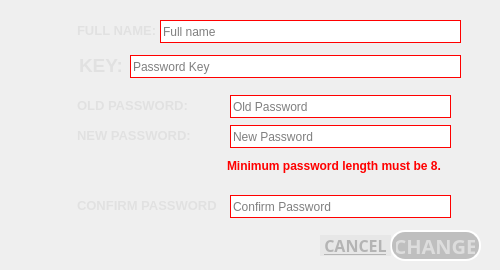
        <widget class="QWidget" name="pass">
         <widget class="QLabel" name="useless_16">
          <property name="geometry">
           <rect>
            <x>70</x>
            <y>15</y>
            <width>91</width>
            <height>31</height>
           </rect>
          </property>
          <property name="font">
           <font>
            <pointsize>10</pointsize>
            <weight>75</weight>
            <bold>true</bold>
           </font>
          </property>
          <property name="styleSheet">
           <string notr="true">color: rgb(225, 225, 225);
border: 2px solid white;
border-style: outset;
border-radius: 15px;
padding: 4px;
border: none;</string>
          </property>
          <property name="text">
           <string>FULL NAME:</string>
          </property>
          <property name="alignment">
           <set>Qt::AlignLeading|Qt::AlignLeft|Qt::AlignVCenter</set>
          </property>
         </widget>
         <widget class="QLineEdit" name="UserFullname_3">
          <property name="enabled">
           <bool>true</bool>
          </property>
          <property name="geometry">
           <rect>
            <x>160</x>
            <y>20</y>
            <width>301</width>
            <height>23</height>
           </rect>
          </property>
          <property name="styleSheet">
           <string notr="true">background-color: rgb(255, 255, 255);
border: 1px solid red;
border-top-left-radius : 0px;
border-top-right-radius : 0px; 
border-bottom-left-radius : 0px; 
border-bottom-right-radius : 0px;</string>
          </property>
          <property name="placeholderText">
           <string>Full name</string>
          </property>
         </widget>
         <widget class="QLineEdit" name="NewPass_2">
          <property name="enabled">
           <bool>false</bool>
          </property>
          <property name="geometry">
           <rect>
            <x>230</x>
            <y>125</y>
            <width>221</width>
            <height>23</height>
           </rect>
          </property>
          <property name="styleSheet">
           <string notr="true">background-color: rgb(255, 255, 255);
border: 1px solid red;
border-top-left-radius : 0px;
border-top-right-radius : 0px; 
border-bottom-left-radius : 0px; 
border-bottom-right-radius : 0px;</string>
          </property>
          <property name="echoMode">
           <enum>QLineEdit::Password</enum>
          </property>
          <property name="placeholderText">
           <string>New Password</string>
          </property>
         </widget>
         <widget class="QLabel" name="NewPassTick_3">
          <property name="geometry">
           <rect>
            <x>460</x>
            <y>125</y>
            <width>21</width>
            <height>21</height>
           </rect>
          </property>
          <property name="text">
           <string/>
          </property>
          <property name="pixmap">
           <pixmap>../Resources/tick.png</pixmap>
          </property>
          <property name="scaledContents">
           <bool>true</bool>
          </property>
         </widget>
         <widget class="QLabel" name="NewPassLabel_3">
          <property name="geometry">
           <rect>
            <x>70</x>
            <y>120</y>
            <width>151</width>
            <height>31</height>
           </rect>
          </property>
          <property name="font">
           <font>
            <pointsize>10</pointsize>
            <weight>75</weight>
            <bold>true</bold>
           </font>
          </property>
          <property name="styleSheet">
           <string notr="true">color: rgb(225, 225, 225);
border: 2px solid white;
border-style: outset;
border-radius: 15px;
padding: 4px;
border: none;</string>
          </property>
          <property name="text">
           <string>NEW PASSWORD:</string>
          </property>
          <property name="alignment">
           <set>Qt::AlignLeading|Qt::AlignLeft|Qt::AlignVCenter</set>
          </property>
         </widget>
         <widget class="QLabel" name="ConfirmPassLabel_3">
          <property name="geometry">
           <rect>
            <x>70</x>
            <y>190</y>
            <width>151</width>
            <height>31</height>
           </rect>
          </property>
          <property name="font">
           <font>
            <pointsize>10</pointsize>
            <weight>75</weight>
            <bold>true</bold>
           </font>
          </property>
          <property name="styleSheet">
           <string notr="true">color: rgb(225, 225, 225);
border: 2px solid white;
border-style: outset;
border-radius: 15px;
padding: 4px;
border: none;</string>
          </property>
          <property name="text">
           <string>CONFIRM PASSWORD:</string>
          </property>
          <property name="alignment">
           <set>Qt::AlignLeading|Qt::AlignLeft|Qt::AlignVCenter</set>
          </property>
         </widget>
         <widget class="QLabel" name="ConfirmPassTick_3">
          <property name="geometry">
           <rect>
            <x>460</x>
            <y>195</y>
            <width>21</width>
            <height>21</height>
           </rect>
          </property>
          <property name="text">
           <string/>
          </property>
          <property name="pixmap">
           <pixmap>../Resources/tick.png</pixmap>
          </property>
          <property name="scaledContents">
           <bool>true</bool>
          </property>
         </widget>
         <widget class="QLabel" name="keyTick_6">
          <property name="geometry">
           <rect>
            <x>470</x>
            <y>55</y>
            <width>21</width>
            <height>21</height>
           </rect>
          </property>
          <property name="text">
           <string/>
          </property>
          <property name="pixmap">
           <pixmap>../Resources/tick.png</pixmap>
          </property>
          <property name="scaledContents">
           <bool>true</bool>
          </property>
         </widget>
         <widget class="QLineEdit" name="PassKey_5">
          <property name="enabled">
           <bool>true</bool>
          </property>
          <property name="geometry">
           <rect>
            <x>130</x>
            <y>55</y>
            <width>331</width>
            <height>23</height>
           </rect>
          </property>
          <property name="styleSheet">
           <string notr="true">background-color: rgb(255, 255, 255);
border: 1px solid red;
border-top-left-radius : 0px;
border-top-right-radius : 0px; 
border-bottom-left-radius : 0px; 
border-bottom-right-radius : 0px;</string>
          </property>
          <property name="placeholderText">
           <string>Password Key</string>
          </property>
         </widget>
         <widget class="QLabel" name="Useless_3">
          <property name="geometry">
           <rect>
            <x>220</x>
            <y>150</y>
            <width>251</width>
            <height>31</height>
           </rect>
          </property>
          <property name="font">
           <font>
            <pointsize>9</pointsize>
            <weight>75</weight>
            <bold>true</bold>
           </font>
          </property>
          <property name="styleSheet">
           <string notr="true">color: rgb(225, 225, 225);
border: 2px solid white;
border-style: outset;
border-radius: 15px;
padding: 4px;
border: none;
color: rgb(255, 0, 0);</string>
          </property>
          <property name="text">
           <string>Minimum password length must be 8.</string>
          </property>
          <property name="alignment">
           <set>Qt::AlignLeading|Qt::AlignLeft|Qt::AlignVCenter</set>
          </property>
          <property name="wordWrap">
           <bool>true</bool>
          </property>
         </widget>
         <widget class="QLabel" name="PassKey_6">
          <property name="geometry">
           <rect>
            <x>70</x>
            <y>50</y>
            <width>61</width>
            <height>31</height>
           </rect>
          </property>
          <property name="font">
           <font>
            <pointsize>14</pointsize>
            <weight>75</weight>
            <bold>true</bold>
           </font>
          </property>
          <property name="styleSheet">
           <string notr="true">color: rgb(225, 225, 225);
border: 2px solid white;
border-style: outset;
border-radius: 15px;
padding: 4px;
border: none;</string>
          </property>
          <property name="text">
           <string>KEY:</string>
          </property>
          <property name="alignment">
           <set>Qt::AlignLeading|Qt::AlignLeft|Qt::AlignVCenter</set>
          </property>
         </widget>
         <widget class="QLineEdit" name="ConfirmPass_3">
          <property name="enabled">
           <bool>false</bool>
          </property>
          <property name="geometry">
           <rect>
            <x>230</x>
            <y>195</y>
            <width>221</width>
            <height>23</height>
           </rect>
          </property>
          <property name="styleSheet">
           <string notr="true">background-color: rgb(255, 255, 255);
border: 1px solid red;
border-top-left-radius : 0px;
border-top-right-radius : 0px; 
border-bottom-left-radius : 0px; 
border-bottom-right-radius : 0px;</string>
          </property>
          <property name="echoMode">
           <enum>QLineEdit::Password</enum>
          </property>
          <property name="placeholderText">
           <string>Confirm Password</string>
          </property>
         </widget>
         <widget class="QPushButton" name="PassChange_3">
          <property name="enabled">
           <bool>true</bool>
          </property>
          <property name="geometry">
           <rect>
            <x>390</x>
            <y>230</y>
            <width>91</width>
            <height>31</height>
           </rect>
          </property>
          <property name="font">
           <font>
            <family>Bahnschrift SemiBold</family>
            <pointsize>15</pointsize>
            <weight>75</weight>
            <bold>true</bold>
           </font>
          </property>
          <property name="cursor">
           <cursorShape>PointingHandCursor</cursorShape>
          </property>
          <property name="styleSheet">
           <string notr="true">background-color: rgba(64, 64, 64, 70);
color: rgb(221, 221, 221);
border: 2px solid white;
border-style: outset;
border-radius: 15px;
padding: 4px;</string>
          </property>
          <property name="text">
           <string>CHANGE</string>
          </property>
         </widget>
         <widget class="QLabel" name="NewPassLabel_5">
          <property name="geometry">
           <rect>
            <x>70</x>
            <y>90</y>
            <width>151</width>
            <height>31</height>
           </rect>
          </property>
          <property name="font">
           <font>
            <pointsize>10</pointsize>
            <weight>75</weight>
            <bold>true</bold>
           </font>
          </property>
          <property name="styleSheet">
           <string notr="true">color: rgb(225, 225, 225);
border: 2px solid white;
border-style: outset;
border-radius: 15px;
padding: 4px;
border: none;</string>
          </property>
          <property name="text">
           <string>OLD PASSWORD:</string>
          </property>
          <property name="alignment">
           <set>Qt::AlignLeading|Qt::AlignLeft|Qt::AlignVCenter</set>
          </property>
         </widget>
         <widget class="QLineEdit" name="NewPass_4">
          <property name="enabled">
           <bool>false</bool>
          </property>
          <property name="geometry">
           <rect>
            <x>230</x>
            <y>95</y>
            <width>221</width>
            <height>23</height>
           </rect>
          </property>
          <property name="styleSheet">
           <string notr="true">background-color: rgb(255, 255, 255);
border: 1px solid red;
border-top-left-radius : 0px;
border-top-right-radius : 0px; 
border-bottom-left-radius : 0px; 
border-bottom-right-radius : 0px;</string>
          </property>
          <property name="text">
           <string/>
          </property>
          <property name="echoMode">
           <enum>QLineEdit::Password</enum>
          </property>
          <property name="placeholderText">
           <string>Old Password</string>
          </property>
         </widget>
         <widget class="QPushButton" name="ChangePassCancel">
          <property name="geometry">
           <rect>
            <x>320</x>
            <y>235</y>
            <width>71</width>
            <height>21</height>
           </rect>
          </property>
          <property name="font">
           <font>
            <family>Bahnschrift SemiBold</family>
            <pointsize>12</pointsize>
            <weight>75</weight>
            <bold>true</bold>
            <underline>true</underline>
           </font>
          </property>
          <property name="cursor">
           <cursorShape>PointingHandCursor</cursorShape>
          </property>
          <property name="styleSheet">
           <string notr="true">color: rgb(180, 180, 180);
background-color: rgba(35, 31, 32, 10);
border: none;</string>
          </property>
          <property name="text">
           <string>CANCEL</string>
          </property>
         </widget>
        </widget>
